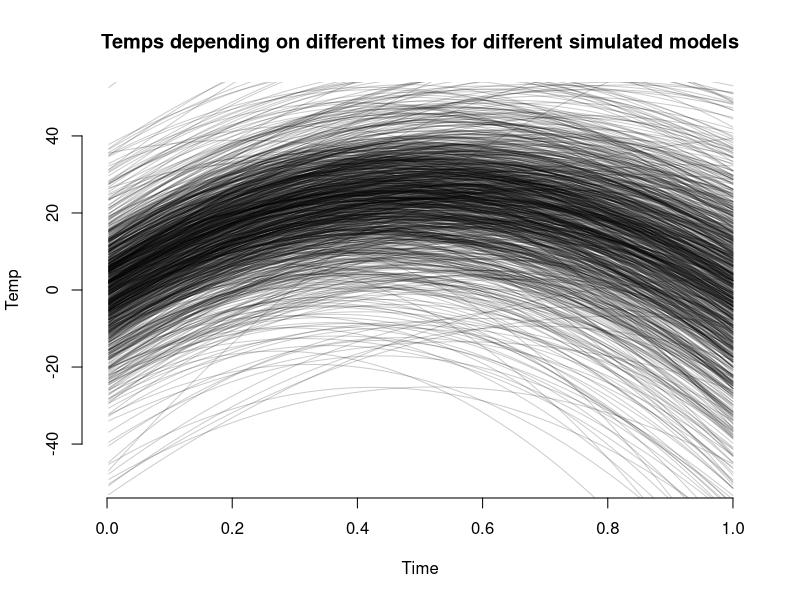
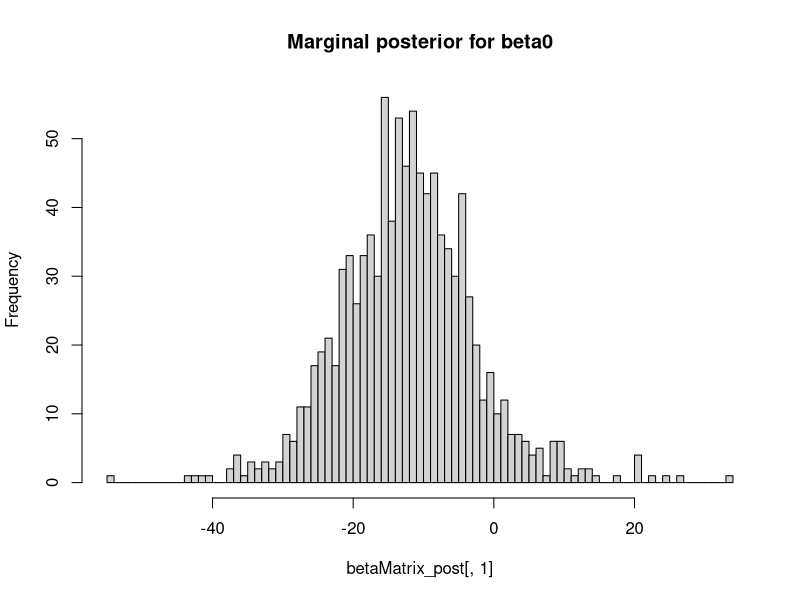
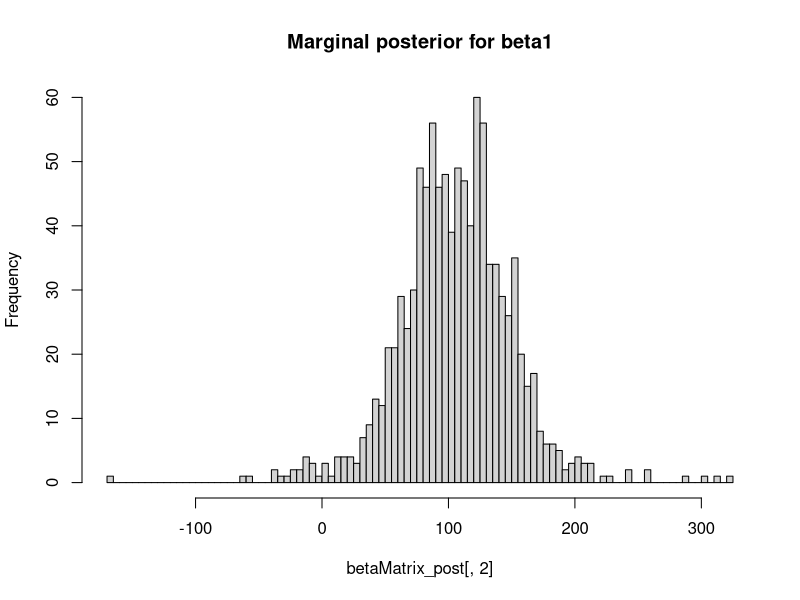
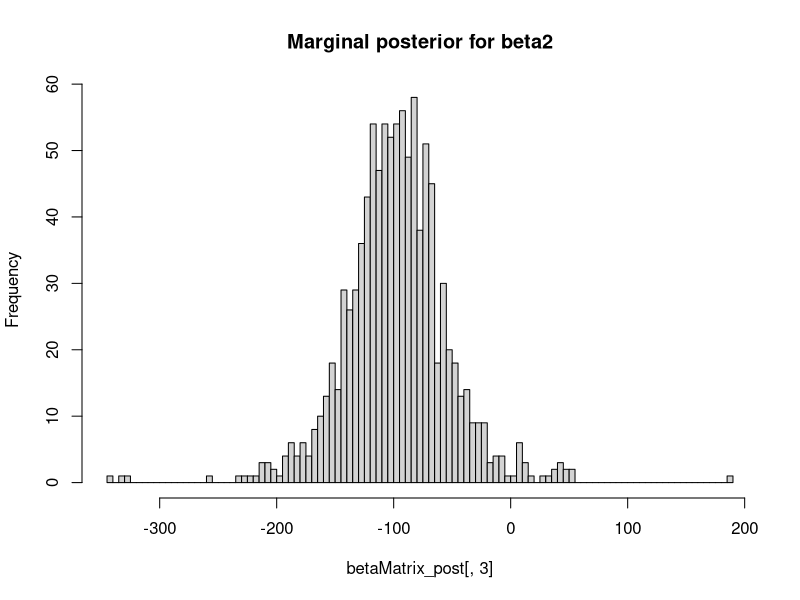
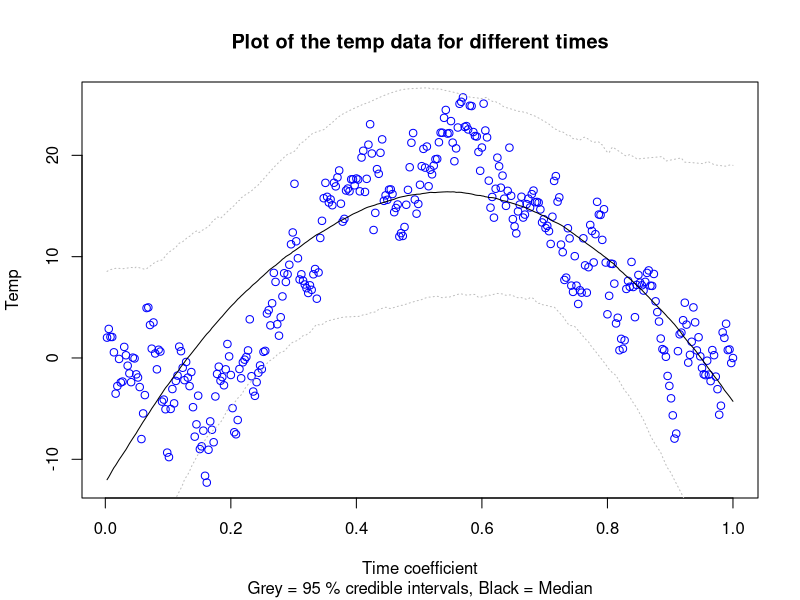
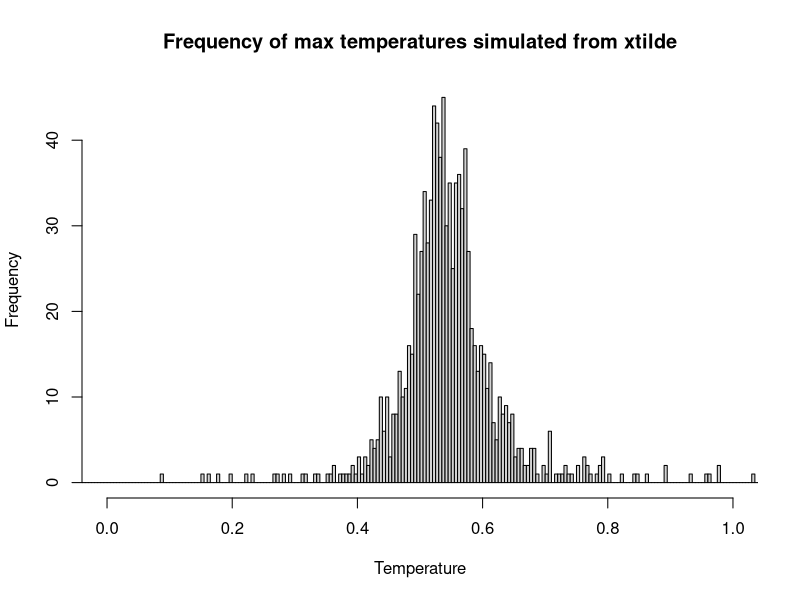

Source code (R) for these figures, in order:
## Assignment 1: The dataset TempLinkoping.txt contains daily average tamperatures (in Celcius degrees) at 
## Malmslatt, Linkoping over the course of the year 2018. The response variable is temp and the covariate is 
## time=(the number of days since beginning of year)/365
## You're task is to perform a Bayesian analysis of a quadratic regression
## temp=beta0+beta1*time+beta2*time^2+epsilon, epsilon~N(0,sigma^2)

## a)  Determining the prior distribution of the model parameters. Use the conjugate prior for the linear 
## regression model. Your task is to set the prior hyperparameters my0, omega0, v0 and sigma0^2 to sensible 
## values. Start with my0=(-10,100,-100)T, omega0=0.01*I3, v0=4 and sigma0^2=1.  0 = 1. Check if this prior
## agrees with your prior opinions by simulating draws from the joint prior of all parameters and for every draw
## compute the regression curve. This gives a collection of regression curves, one for each draw from the prior.
## Do the collection of curves look reasonable? If not, change the prior hyperparameters until the collection
## of prior regression curves agrees with your prior beliefs about the regression curve. [Hint: the R package
## mvtnorm will be handy. And use your Inv-chisquared simulator from Lab1.

# Read file
temp = read.table("TempLinkoping.txt", header=TRUE)

## install.packages("mvtnorm")
library(mvtnorm)
# Defining the parameters for the prior distribution
# Switched to beta0=0 since it seems more reasonable and -10 seems too low.
my0=c(0,100,-100)
omega0=0.01*diag(3)
v0=4
sigma0_sq=1
omega0Inv=solve(omega0)

# Function for returning the response variable
calcRegr = function(betaMatrix, row, x) {
  return(betaMatrix[row,1]+betaMatrix[row,2]*x+betaMatrix[row,3]*x^2)
}

# Function for drawing simulated betavalues
drawBeta = function(my, sigma_sq, omegaInv) {
  return(rmvnorm(1, mean=my, sigma=sigma_sq*omegaInv))
}

nDraws=1000
set.seed(12345)
drawX=rchisq(nDraws, v0)
sigma_sq=(v0)*sigma0_sq/drawX
betaMatrix=matrix(0,nDraws,3)
# Create new plot with specific settings so that the loop can overlay plots
plot.new()
plot.window(xlim=c(0,1), ylim=c(-50,50))
axis(side=1)
axis(side=2)
set.seed(12345)
for (i in 1:nDraws) {
  betaMatrix[i,]=drawBeta(my0, sigma_sq[i], omega0Inv)
  lines(temp$time, calcRegr(betaMatrix, i, temp$time), col=rgb(0,0,0,0.2))
}
title(main="Temps depending on different times for different simulated models", xlab="Time", ylab="Temp")

## The collection of curves look reasonable and in line with our prior beliefs. The temperature rises during the
## summer months and stays low in the beginning and the end of the year respectively.However, the value of -10
## were switched to 0 since it seems more reasonable with a measurement of the temperature 0 on the 1st of
## January than a measurement of -10.

## b) Write a program that simulates from the joint posterior distribution of beta0, beta1, beta2 and sigma^2.
## Plot the marginal posteriors of each parameter as a histogram. Also produce another figure with a scatter plot
## of the temperature data and overlay a curve for the posterior median of the regression function
## f(time)=beta0+beta1*time+beta2*time^2, computed for every value of time. Also overlay curves for the lower
## 2.5% and upper 97.5% posterior credible interval for f(time). That is, compute the 95% equal tail posterior
## probability intervals for every value of time and then connect the lower and upper limits of the interval by
## curves. Does the interval bands contain most of the data points? Should they?

# Calculating the parameters for the posterior distribution
v_n=v0+length(temp$temp)
X=cbind(1, temp$time, temp$time^2)
Y=temp$temp
beta_hat=solve(t(X)%*%X)%*%t(X)%*%Y
my_n=solve(t(X)%*%X+omega0)%*%(t(X)%*%X%*%beta_hat+omega0%*%my0)
omega_n=t(X)%*%X+omega0
omega_n_Inv=solve(omega_n)
sigma_sq_n=(v0*sigma0_sq+(t(Y)%*%Y+t(my0)%*%omega0%*%my0-t(my_n)%*%omega_n%*%my_n))/v_n

# Simulate the joint posterior
sigma_sq_post=(v_n)*c(sigma_sq_n)/drawX
betaMatrix_post=matrix(0,nDraws,3)
response_post_temp=matrix(0,nDraws,length(temp$time))
for (i in 1:nDraws) {
  betaMatrix_post[i,]=drawBeta(my_n, sigma_sq_post[i], omega_n_Inv)
}
# Plots the marginal distributions for the different beta-values
hist(betaMatrix_post[,1], breaks=100, main="Marginal posterior for beta0")
hist(betaMatrix_post[,2], breaks=100, main="Marginal posterior for beta1")
hist(betaMatrix_post[,3], breaks=100, main="Marginal posterior for beta2")

plot(temp$time, Y, main="Plot of the temp data for different times", col="blue", 
     xlab="Time coefficient", ylab="Temp")
# Applies function calcRegr to the time-values for each of the drawn betas and stores the results in matrix
for (i in 1:nDraws) {
  betaTemp=sapply(temp$time, calcRegr, betaMatrix=betaMatrix_post, row=i)
  response_post_temp[i,]=betaTemp
}

response_post=c()
credInterval=matrix(0, length(temp$time), 2)
# Retrieves the median of the response values as well as obtaining the upper and lower bound of credInterval
for (i in 1:length(temp$time)) {
  sortedTemp=sort(response_post_temp[,i])
  response_post=c(response_post, (sortedTemp[500]+sortedTemp[501])/2)
  credInterval[i,]=c(sortedTemp[(0.025*length(sortedTemp)+1)], sortedTemp[(0.975*length(sortedTemp))])
}

lines(temp$time, response_post)
lines(temp$time, credInterval[,1], lty=21, col="gray")
lines(temp$time, credInterval[,2], lty=21, col="gray")
title(sub="Grey = 95 % credible intervals, Black = Median")

## The interval bands contain most of the data points. They should contain most of the data points if the model
## is accurate in terms of describing the reality. In this case, it seems like the model has captured most of
## the data points which means that the model describes the reality fairly well. 

## c) It is of interest to locate the time with the highest expected temperature (that is, the time where
## f(time) is maximal). Let's call this value xtilde. Use the simulations in b) to simulate from posterior
## distribution of xtilde. [Hint: The regression curve is quadratic. You can find a simple formula for xtilde
## given beta0, beta1 and beta2]

# Function for calculating the time-value which yields the maximum response (the derivative of response function)
calcMaxTemp = function(betaMatrix, row) {
  return(-betaMatrix[row,2]/(2*betaMatrix[row,3]))
}

# For each of the draws the time-value which yields the maximum temperature is stored in a vector
time_max_temp=c()
for (i in 1:nDraws) {
  time_max_temp=c(time_max_temp, calcMaxTemp(betaMatrix_post, i))
}

hist(time_max_temp, breaks=1000, xlim=c(0,1), main="Frequency of max temperatures simulated from xtilde",
     xlab="Temperature")

## As seen in the histogram the derived highest temperature from the simulated models is mostly present in late
## june which seems reasonable if applying to Malmslatt in Sweden where the temperature is the highest during the 
## summer time. 

## d) Say now that you want to estimate a polynomial model of order 7, but you suspect that higher order terms
## may not be needed, and you worry about overfitting. Suggest a suitable prior that mitigates this potential
## problem. You do not need to compute the posterior, just write down your prior. [Hint: the task is to specify
## my0 and omega0 in a smart way.]

## A suitable prior for this task would be to set my0 to 0 since you want most of the coefficients close to zero
## to obtain increased shrinkage. You would also want to set omega0 to Lambda*IdentityMatrix. This would mean
## that for larger values of lambda more and more of the beta values would be close to zero since the spread of
## the distribution of the beta values would decrease. In this case, where there is a worry about overfitting,
## it might be a good idea to choose a large lambda to decrease the spread of the beta values and increase the
## probability that most of the beta values are around 0. 